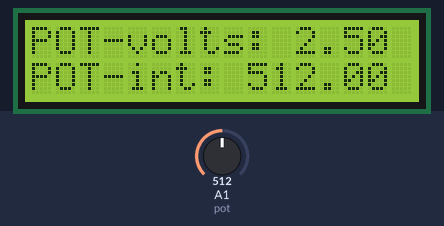
Bench run of a sketch on a simulated Arduino Uno, built with avr-gcc and run on an emulated ATmega328P. Shown: 16×2 character LCD. The inputs (shaded band) are chosen by the test bench; at power-on: A1 (pot) = 512.

Above: at 1.2 s.
1.3 s: A1 (pot) set to 716
At 2.1 s:
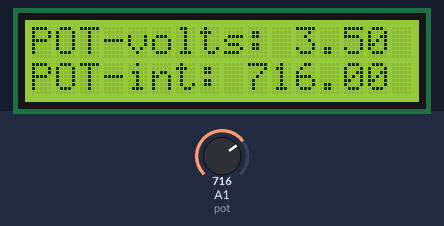
4.4 s: A1 (pot) set to 11
At 5.3 s:
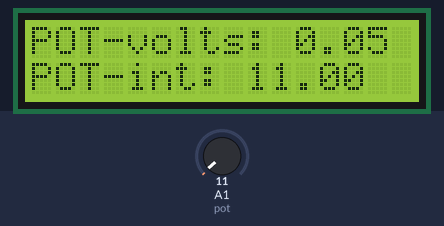
6.4 s: A1 (pot) set to 8
At 6.9 s:
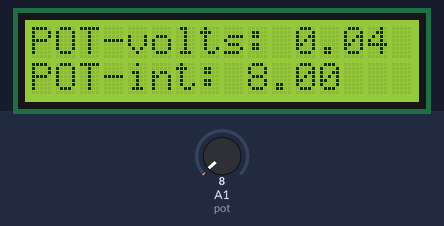
Timing chart, 0 to 9.4 s (numbered marks = the images above; inputs shaded):
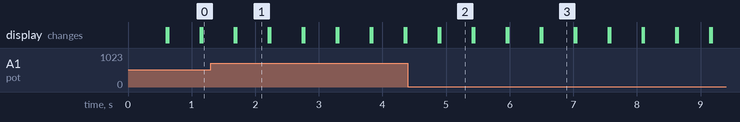

The sketch:

9.AREF_Arduino.ino
```cpp
const int pot=A1;
float RES;
float volts;
#include <Wire.h>
#include <LiquidCrystal_I2C.h>
LiquidCrystal_I2C lcd(0x3F,16,2);

void setup() {
    // lcd.begin(16, 2);
     lcd.init();//inicia led
  lcd.backlight();
   analogReference(DEFAULT);
  //   analogReference(EXTERNAL);//CON ESTO EL ARDUINO SABE QUE LA ENTRADA MAXIMA ES DE 3.3V y habilita los 1023 bits maximos para la señal de 3.3
}

void loop() {
 RES = analogRead(pot);
 volts=RES*5/1023.0;//----> analogReference(DEFAULT);
 //volts=RES*3.3/1023.0;//----> analogReference(EXTERNAL);

  lcd.home();
  lcd.print("POT-volts: ");
  lcd.print(volts);
  lcd.setCursor(0,1);
  lcd.print("POT-int: ");
  lcd.print(RES);

  delay(500);
  lcd.clear();
}
```

Measured:
- after the input at 1.3 s, the display: first differs from a run without the input after 0.40 s (image 1)
- after the input at 4.4 s, the display: first differs from a run without the input after 0.51 s (image 2)
- after the input at 6.4 s, the display: first differs from a run without the input after 0.11 s (image 3)
- what the display in image 1 shows lasts 0.5 s, from 1.7 s to 2.2 s
